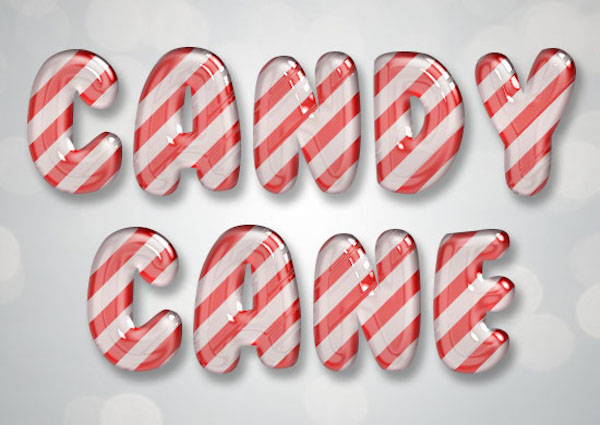
%> input picture TextureText07.jpg, 600 x 425 px
$ octave --eval "freqOcr;"   (GNU Octave 9; MATLAB toolbox functions it lacks are replaced by stand-ins)
%> lines starting %> are read from the running program, lines starting %| are printed output that depends on the picture; in (x1, y1, x2, y2) boxes, pixels count from 0 and x2, y2 are one past the last pixel; in counts of white or black regions, pixels touching at a corner belong together; the program's own positions count from 1
function [] = freqOcr()
image = imread('TextureText07.jpg');
%> image is the input picture: size 425x600x3 uint8; mean R, G, B 210.1, 186.6, 186.2
close all;

% [row, col, dim] = size(img)
figure(1), imshow(image);

% Make img to Grayscale
g = rgb2gray(image);

f = fft2(g);
fc = fftshift(f);

S = log(1 + abs(fc));
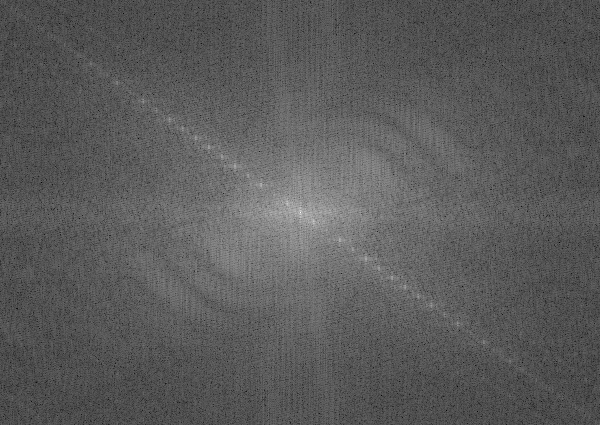
%> S: size 425x600 double; min 1.97, max 17.71, mean 7.6; drawn with min black and max white

[m, n] = size(g);
%> m = 425; n = 600
r = 1;
x = 0:n-1;
%> x = 600 values from 0 to 599
y = 0:m-1;
%> y = 425 values from 0 to 424
[x, y] = meshgrid(x, y);
Cx = 0.5*n;
%> Cx = 300
Cy = 0.5*m;
%> Cy = 212.5
lp = exp(-((x-Cx).^2+(y-Cy).^2)./(2*r).^2);
hi = 1 - lp;
hi = imbinarize(real(hi));
imshow(hi);
fc1 = fc.*hi;

S = log(1+abs(fc1));
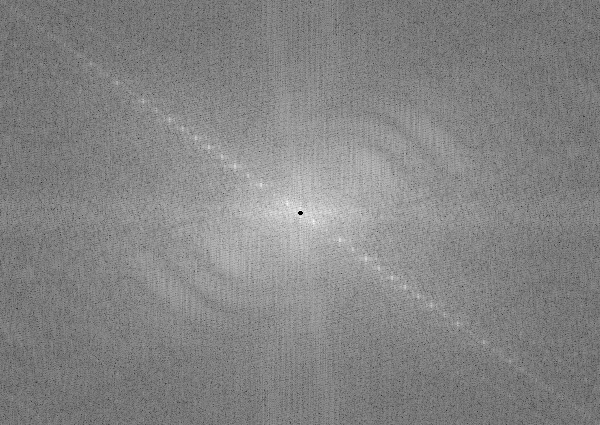
%> S: size 425x600 double; min 0, max 14.64, mean 7.6; drawn with min black and max white
figure(3), imshow(abs(S), []);

i = ifftshift(fc1);
b = ifft2(i);

figure(4), imshow(abs(b), []), title('Low pass frequency domain');
%> after `imshow(abs(b), [])`:
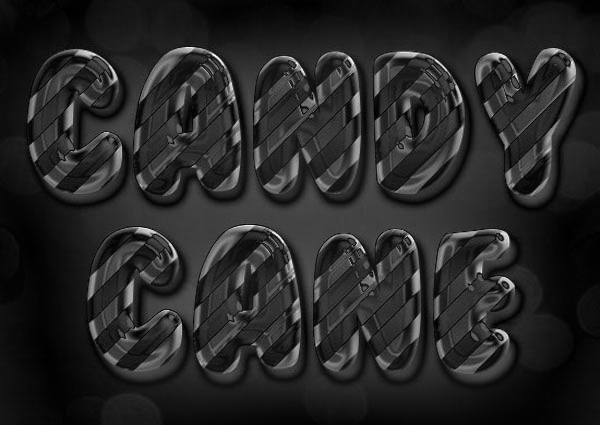
%> displayed picture: size 425x600, on the screen's scale of 0 to 255; min 0, max 255, mean 38.1

b = imbinarize(real(b));
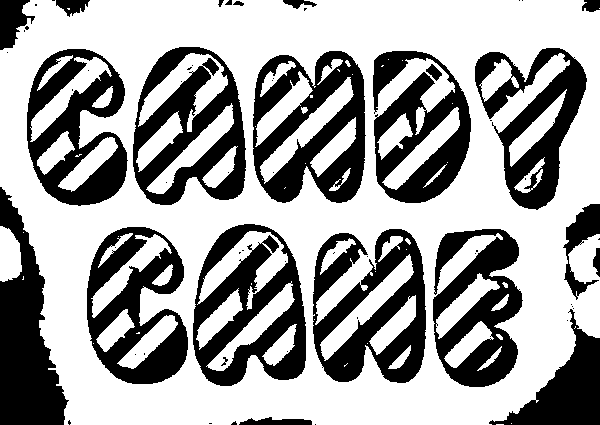
%> b: size 425x600 logical; 63.5% white; 64 black regions (41 under 20 px), largest, box (x1, y1, x2, y2) and area: (253, 51, 366, 203) 9311, (313, 229, 426, 383) 9304, (193, 224, 306, 386) 9043
b = squeeze(b(:, :, 1));
b = bwmorph(b,'thin', 2);
%> b: size 425x600 logical; 53.8% white; 21 black regions (9 under 20 px), largest, box (x1, y1, x2, y2) and area: (0, 0, 600, 425) 22371, (251, 49, 367, 205) 11762, (311, 227, 428, 385) 11757
b = bwmorph(b,'remove');
%> b: size 425x600 logical; 5% white in thin lines or dots
figure;imshow(b);
bw = im2bw(image);
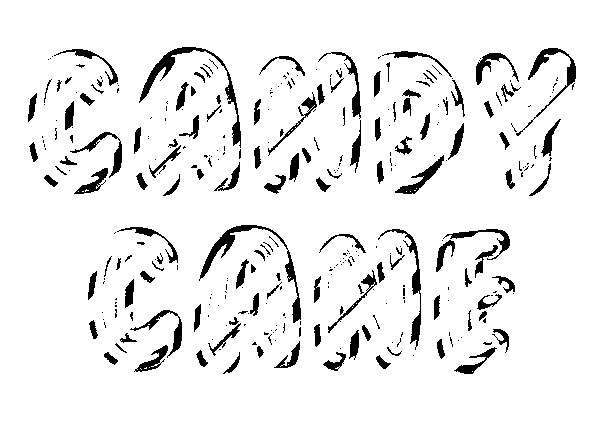
%> bw: size 425x600 logical; 92.6% white; 333 black regions (205 under 20 px), largest, box (x1, y1, x2, y2) and area: (139, 47, 241, 148) 1083, (199, 225, 301, 323) 1057, (378, 229, 421, 350) 642
b = b.*bw
%> b: size 425x600 double; values 0 (black) and 1 (white), 5% white in thin lines or dots
b = imopen(b, strel('square', 1));
b = imclose(b, strel('disk', 5));
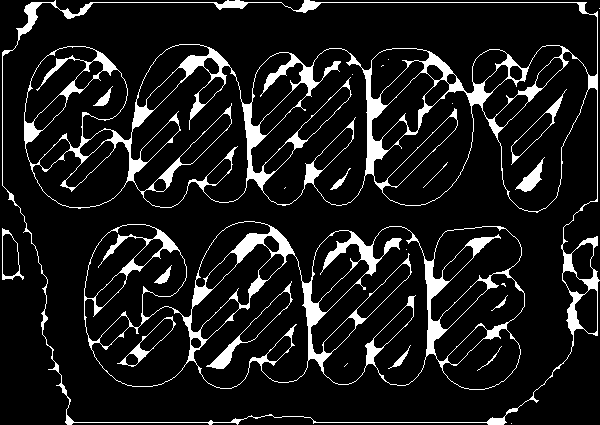
%> b: size 425x600 double; values 0 (black) and 1 (white), 10.6% white; 24 white regions (10 under 20 px), largest, box (x1, y1, x2, y2) and area: (2, 0, 600, 425) 15700, (84, 221, 525, 390) 9001, (206, 281, 293, 369) 534
b = imopen(b, strel('square', 1));
b = imbinarize(real(b));
figure;imshow(b);

% Initialize the blob analysis System object(TM).
blobAnalyzer = vision.BlobAnalysis('MaximumCount',500);

% Run the blob analyzer to find connected components and their statistics.
[area,centroids,roi] = step(blobAnalyzer,b);
%> area = 24 values, max 15700 at index 1, min 1 at index 11, mean 1123.2; centroids = 24 rows, first 12: [297.5 137.9; 10.44 258.9; 312.5 293.7; 104.6 99.79; 144 348.3; 164.6 277.5; 240 342.7; 285.5 188.5; 340.3 182.5; 346.5 365.5; 353 75; 383 66.33]; roi = 24 rows, first 8: [3 1 598 425; 3 229 22 52; 85 222 441 169; 94 87 20 20; 118 317 59 51; 155 266 18 19; 207 282 87 88; 285 188 2 2]

areaConstraint = area > 300;
%> areaConstraint = 24 logical values, 5 true
% Keep regions that meet the area constraint.
roi = double(roi(areaConstraint, :));
%> roi = [3 1 598 425; 85 222 441 169; 118 317 59 51; 207 282 87 88; 516 158 30 35]

% Show remaining blobs after applying the area constraint.
img = insertShape(image,'rectangle',roi);
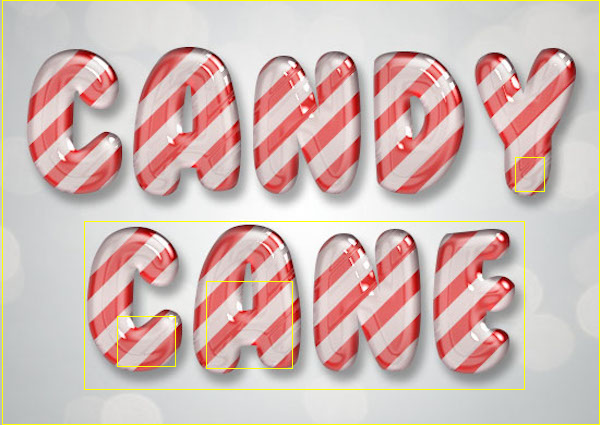
%> img: size 425x600x3 uint8; 1.55% of pixels changed, all inside (x1, y1, x2, y2) = (2, 0, 600, 425)


%> (the run ends here)

$ run again, with TextureText04.jpg copied over TextureText07.jpg
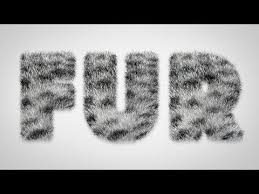
%> input picture TextureText04.jpg, 259 x 194 px
%> in freqOcr, image is the input picture: size 194x259x3 uint8; mean R, G, B 139.3, 139.3, 139.1
%> bw: size 194x259 logical; 62.5% white; 148 black regions (116 under 20 px), largest, box (x1, y1, x2, y2) and area: (0, 0, 259, 24) 6216, (0, 170, 259, 194) 6216, (125, 55, 158, 119) 930
%> in freqOcr, `[area,centroids,roi] = step(blobAnalyzer,b);`: area = [10866; 5; 1; 2; 2; 1; 2; 2; 1; 1; 1]; centroids = [132.3 96.29; 40.8 124.4; 42 120; 63 67.5; 95 64.5; 107 62; 143 67.5; 181.5 64.5; 190 63; 193 61; 218 70]; roi = 11 rows, first 8: [3 27 255 142; 40 123 2 4; 42 120 1 1; 63 67 1 2; 95 64 1 2; 107 62 1 1; 143 67 1 2; 181 64 2 2]
%> areaConstraint = [true; false; false; false; false; false; false; false; false; false; false]
%> in freqOcr, `roi = double(roi(areaConstraint, :));`: roi = [3 27 255 142]
%> in freqOcr, `img = insertShape(image,'rectangle',roi);`:
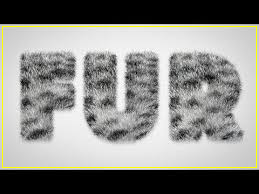
%> img: size 194x259x3 uint8; 1.57% of pixels changed, all inside (x1, y1, x2, y2) = (2, 26, 257, 168)
